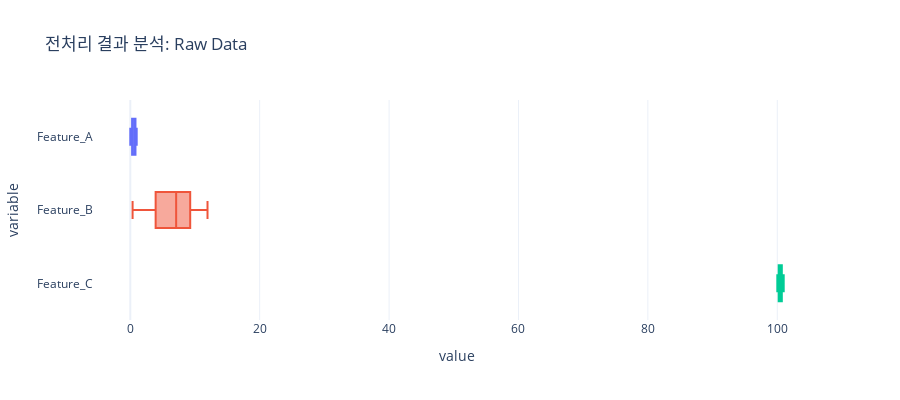

Here is the notebook cell this chart was saved with:
### Markdown cell above
### 샘플 데이터 확인

### Code cell
from sklearn.preprocessing import FunctionTransformer
scaling_utils.analyze_scaling(FunctionTransformer(), df, 'Raw Data')

### Figure 1 — Plotly figure (JSON) as saved in the notebook; plotly's stock layout.template omitted (floating-point values rounded to 4 significant figures)
{"data": [{"alignmentgroup": "True", "boxpoints": "outliers", "hovertemplate": "variable=%{y}<br>value=%{x}<extra></extra>", "legendgroup": "Feature_A", "marker": {"color": "#636efa"}, "name": "Feature_A", "notched": false, "offsetgroup": "Feature_A", "orientation": "h", "showlegend": true, "type": "box", "x": [0.1915, 0.7854, 0.2765, 0.8759, 0.6835, 0.5612, 0.7728, 0.6154, 0.9331, 0.7887, 0.8691, 0.1438, 0.2188, 0.9093, 0.04736, 0.5333, 0.3297, 0.6072, 0.6174, 0.9921, 0.2853, 0.1957, 0.4516, 0.1194, 0.4716, 0.9, 0.006209, 0.6121, 0.706, 0.831, 0.1526, 0.9514, 0.5369, 0.6694, 0.7969, 0.1472, 0.1141, 0.1936, 0.8791, 0.1826, 0.7267, 0.5992, 0.3352, 0.05501, 0.8539, 0.134, 0.3175, 0.9006, 0.08477, 0.1424, 0.9745, 0.1083, 0.7616, 0.5684, 0.9522, 0.8187, 0.8906, 0.3661, 0.2156, 0.8016, 0.6228, 0.7121, 0.3632, 0.3444, 0.1715, 0.3696, 0.8024, 0.8812, 0.7248, 0.4395, 0.08353, 0.661, 0.4467, 0.9833, 0.9219, 0.6301, 0.2233, 0.6508, 0.3764, 0.8277, 0.002189, 0.5982, 0.05839, 0.8551, 0.5633, 0.6589, 0.6124, 0.6862, 0.8565, 0.4724, 0.3334, 0.03105, 0.9515, 0.4101, 0.5654, 0.514, 0.9036, 0.6997, 0.6409, 0.8222], "x0": " ", "xaxis": "x", "y": ["Feature_A", "Feature_A", "Feature_A", "Feature_A", "Feature_A", "Feature_A", "Feature_A", "Feature_A", "Feature_A", "Feature_A", "Feature_A", "Feature_A", "Feature_A", "Feature_A", "Feature_A", "Feature_A", "Feature_A", "Feature_A", "Feature_A", "Feature_A", "Feature_A", "Feature_A", "Feature_A", "Feature_A", "Feature_A", "Feature_A", "Feature_A", "Feature_A", "Feature_A", "Feature_A", "Feature_A", "Feature_A", "Feature_A", "Feature_A", "Feature_A", "Feature_A", "Feature_A", "Feature_A", "Feature_A", "Feature_A", "Feature_A", "Feature_A", "Feature_A", "Feature_A", "Feature_A", "Feature_A", "Feature_A", "Feature_A", "Feature_A", "Feature_A", "Feature_A", "Feature_A", "Feature_A", "Feature_A", "Feature_A", "Feature_A", "Feature_A", "Feature_A", "Feature_A", "Feature_A", "Feature_A", "Feature_A", "Feature_A", "Feature_A", "Feature_A", "Feature_A", "Feature_A", "Feature_A", "Feature_A", "Feature_A", "Feature_A", "Feature_A", "Feature_A", "Feature_A", "Feature_A", "Feature_A", "Feature_A", "Feature_A", "Feature_A", "Feature_A", "Feature_A", "Feature_A", "Feature_A", "Feature_A", "Feature_A", "Feature_A", "Feature_A", "Feature_A", "Feature_A", "Feature_A", "Feature_A", "Feature_A", "Feature_A", "Feature_A", "Feature_A", "Feature_A", "Feature_A", "Feature_A", "Feature_A", "Feature_A"], "y0": " ", "yaxis": "y"}, {"alignmentgroup": "True", "boxpoints": "outliers", "hovertemplate": "variable=%{y}<br>value=%{x}<extra></extra>", "legendgroup": "Feature_B", "marker": {"color": "#EF553B"}, "name": "Feature_B", "notched": false, "offsetgroup": "Feature_B", "orientation": "h", "showlegend": true, "type": "box", "x": [7.465, 9.36, 9.622, 4.294, 8.552, 6.037, 10.59, 0.9046, 7.817, 3.802, 5.234, 8.451, 11.1, 0.7177, 8.099, 0.5199, 6.036, 6.791, 10.95, 11.51, 7.499, 4.588, 11.78, 8.862, 1.286, 5.001, 3.608, 11.02, 1.798, 7.605, 6.821, 5.764, 9.83, 9.205, 6.693, 0.3558, 11.41, 5.494, 3.031, 10.82, 10.8, 3.494, 7.891, 3.878, 3.445, 11.94, 6.819, 11.73, 3.996, 6.63, 8.013, 9.314, 10.97, 2.421, 10.68, 6.541, 11.68, 3.877, 8.819, 9.393, 5.924, 5.327, 8.769, 7.691, 8.845, 7.252, 11.35, 7.532, 8.6, 3.385, 9.13, 7.564, 4.981, 4.481, 10.48, 4.294, 5.035, 9.068, 3.563, 10.81, 0.5036, 1.278, 7.456, 3.676, 0.458, 2.199, 6.668, 2.885, 8.734, 10.28, 6.218, 6.922, 8.196, 0.5028, 2.075, 10.43, 3.331, 10.82, 3.96, 7.536], "x0": " ", "xaxis": "x", "y": ["Feature_B", "Feature_B", "Feature_B", "Feature_B", "Feature_B", "Feature_B", "Feature_B", "Feature_B", "Feature_B", "Feature_B", "Feature_B", "Feature_B", "Feature_B", "Feature_B", "Feature_B", "Feature_B", "Feature_B", "Feature_B", "Feature_B", "Feature_B", "Feature_B", "Feature_B", "Feature_B", "Feature_B", "Feature_B", "Feature_B", "Feature_B", "Feature_B", "Feature_B", "Feature_B", "Feature_B", "Feature_B", "Feature_B", "Feature_B", "Feature_B", "Feature_B", "Feature_B", "Feature_B", "Feature_B", "Feature_B", "Feature_B", "Feature_B", "Feature_B", "Feature_B", "Feature_B", "Feature_B", "Feature_B", "Feature_B", "Feature_B", "Feature_B", "Feature_B", "Feature_B", "Feature_B", "Feature_B", "Feature_B", "Feature_B", "Feature_B", "Feature_B", "Feature_B", "Feature_B", "Feature_B", "Feature_B", "Feature_B", "Feature_B", "Feature_B", "Feature_B", "Feature_B", "Feature_B", "Feature_B", "Feature_B", "Feature_B", "Feature_B", "Feature_B", "Feature_B", "Feature_B", "Feature_B", "Feature_B", "Feature_B", "Feature_B", "Feature_B", "Feature_B", "Feature_B", "Feature_B", "Feature_B", "Feature_B", "Feature_B", "Feature_B", "Feature_B", "Feature_B", "Feature_B", "Feature_B", "Feature_B", "Feature_B", "Feature_B", "Feature_B", "Feature_B", "Feature_B", "Feature_B", "Feature_B", "Feature_B"], "y0": " ", "yaxis": "y"}, {"alignmentgroup": "True", "boxpoints": "outliers", "hovertemplate": "variable=%{y}<br>value=%{x}<extra></extra>", "legendgroup": "Feature_C", "marker": {"color": "#00cc96"}, "name": "Feature_C", "notched": false, "offsetgroup": "Feature_C", "orientation": "h", "showlegend": true, "type": "box", "x": [100.4, 100.3, 101.0, 100.5, 100.4, 100.0, 100.4, 100.4, 100.4, 100.6, 100.8, 100.7, 100.4, 100.2, 100.6, 100.6, 100.1, 100.0, 100.8, 100.8, 100.5, 100.1, 100.1, 100.6, 100.2, 100.5, 100.4, 100.6, 100.7, 100.4, 100.5, 100.5, 100.1, 100.7, 101.0, 100.6, 100.3, 100.9, 100.3, 100.7, 100.8, 100.2, 100.1, 100.6, 100.2, 100.2, 100.0, 100.6, 100.7, 100.3, 100.3, 100.8, 100.7, 100.7, 101.0, 100.5, 100.6, 100.9, 100.4, 100.7, 100.8, 100.0, 100.5, 100.1, 100.1, 100.1, 101.0, 100.9, 100.0, 100.3, 100.5, 100.4, 100.5, 100.0, 100.4, 100.2, 100.1, 100.9, 100.4, 100.4, 100.1, 100.3, 100.0, 100.8, 100.6, 100.8, 100.6, 100.8, 100.7, 100.7, 100.4, 100.9, 100.1, 100.2, 100.6, 100.7, 100.3, 101.0, 100.6, 100.1], "x0": " ", "xaxis": "x", "y": ["Feature_C", "Feature_C", "Feature_C", "Feature_C", "Feature_C", "Feature_C", "Feature_C", "Feature_C", "Feature_C", "Feature_C", "Feature_C", "Feature_C", "Feature_C", "Feature_C", "Feature_C", "Feature_C", "Feature_C", "Feature_C", "Feature_C", "Feature_C", "Feature_C", "Feature_C", "Feature_C", "Feature_C", "Feature_C", "Feature_C", "Feature_C", "Feature_C", "Feature_C", "Feature_C", "Feature_C", "Feature_C", "Feature_C", "Feature_C", "Feature_C", "Feature_C", "Feature_C", "Feature_C", "Feature_C", "Feature_C", "Feature_C", "Feature_C", "Feature_C", "Feature_C", "Feature_C", "Feature_C", "Feature_C", "Feature_C", "Feature_C", "Feature_C", "Feature_C", "Feature_C", "Feature_C", "Feature_C", "Feature_C", "Feature_C", "Feature_C", "Feature_C", "Feature_C", "Feature_C", "Feature_C", "Feature_C", "Feature_C", "Feature_C", "Feature_C", "Feature_C", "Feature_C", "Feature_C", "Feature_C", "Feature_C", "Feature_C", "Feature_C", "Feature_C", "Feature_C", "Feature_C", "Feature_C", "Feature_C", "Feature_C", "Feature_C", "Feature_C", "Feature_C", "Feature_C", "Feature_C", "Feature_C", "Feature_C", "Feature_C", "Feature_C", "Feature_C", "Feature_C", "Feature_C", "Feature_C", "Feature_C", "Feature_C", "Feature_C", "Feature_C", "Feature_C", "Feature_C", "Feature_C", "Feature_C", "Feature_C"], "y0": " ", "yaxis": "y"}], "layout": {"boxmode": "overlay", "height": 400, "legend": {"title": {"text": "variable"}, "tracegroupgap": 0}, "showlegend": false, "title": {"text": "전처리 결과 분석: Raw Data"}, "xaxis": {"anchor": "y", "domain": [0, 1], "title": {"text": "value"}}, "yaxis": {"anchor": "x", "categoryarray": ["Feature_C", "Feature_B", "Feature_A"], "categoryorder": "array", "domain": [0, 1], "title": {"text": "variable"}}}}
